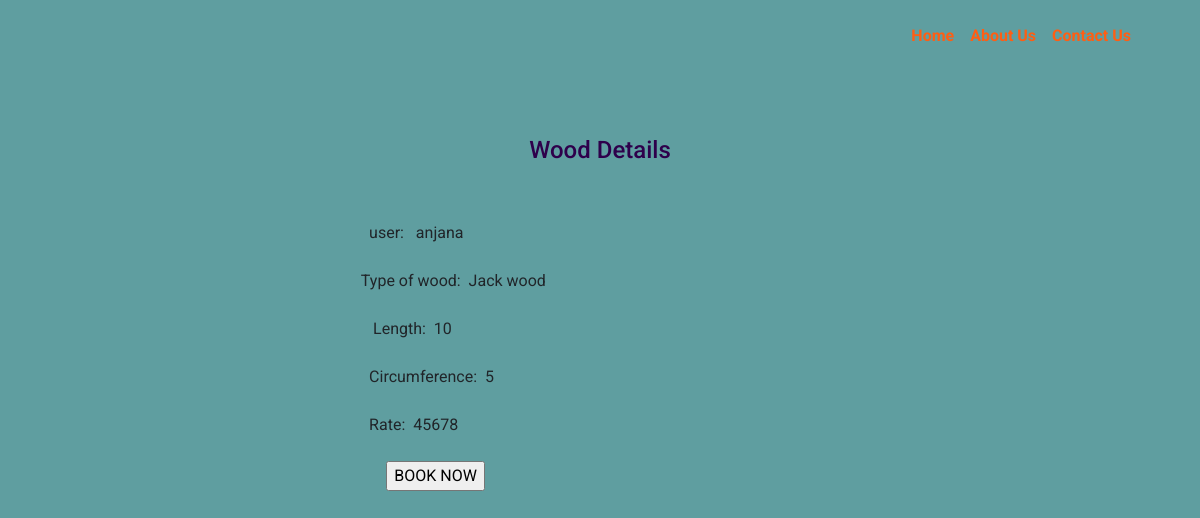
The app's page /millfun/13 with its own data.
### login/models.py (models this page shows)
class usell(models.Model):
    mill=models.CharField(max_length=100)
    mname=models.CharField(max_length=100)
    user=models.CharField(max_length=100)
    umail=models.CharField(max_length=100)
    wood=models.CharField(max_length=100)
    length=models.IntegerField()
    width=models.IntegerField()
    rate=models.IntegerField()
    status=models.CharField(max_length=100)

### login/views.py (the view)
# urls.py: path('millfun/<int:id>',views.millfun, name ="millfun"),
def millfun(request,id):
    s = usell.objects.get(id=id)
    return render(request, 'mstatus.html',{'s': s})

### templates/mstatus.html (shortened to what this page needs)
{% load static %}
<!doctype html>
<html lang="en">
<head>
    <link rel="stylesheet" href="{%static 'css/bootstrap.min.css'%} ">
    <link rel="stylesheet" href="{%static 'css/animate.css'%} ">
    <link rel="stylesheet" href="{%static 'css/owl.carousel.min.css'%}">
    <link rel="stylesheet" href="{%static 'css/themify-icons.css'%}">
    <link rel="stylesheet" href="{%static 'css/flaticon.css'%}">
    <link rel="stylesheet" href="{%static 'css/magnific-popup.css'%}">
    <link rel="stylesheet" href="{%static 'css/slick.css'%}">
    <link rel="stylesheet" href="{%static 'css/gijgo.min.css'%}">
    <link rel="stylesheet" href="{%static 'css/nice-select.css'%}">
    <link rel="stylesheet" href="{%static 'css/all.css'%}">
    <link rel="stylesheet" href="{%static 'css/style.css'%}">
</head>
<body  style="background-color: cadetblue;">
    <header class="main_menu home_menu">
        <div class="container">
            <div class="row align-items-center">
                <div class="col-lg-12">
                    <nav class="navbar navbar-expand-lg navbar-light">
                        <div class="collapse navbar-collapse main-menu-item justify-content-end"
                            id="navbarSupportedContent">
                            <ul class="navbar-nav">
                                <li class="nav-item">
                                    <a class="nav-link" href="/millhome"><b>Home</b></a>
                                </li>
                                <li class="nav-item">
                                    <a class="nav-link" href="/elements"><b>About Us</b></a>
                                </li>
                                <li class="nav-item">
                                    <a class="nav-link" href="/contact1"><b>Contact Us</b></a>
    </header>
      <br><br>&nbsp;&nbsp;&nbsp;&nbsp;&nbsp; &nbsp;&nbsp;&nbsp;&nbsp;&nbsp; &nbsp;&nbsp;
      &nbsp;&nbsp; &nbsp;&nbsp;&nbsp;<h3><center>Wood Details</center> </h3><br><br>
    &nbsp;&nbsp;&nbsp;&nbsp;&nbsp; &nbsp;&nbsp;&nbsp;&nbsp;&nbsp; &nbsp;&nbsp;
    &nbsp;&nbsp;&nbsp; &nbsp;&nbsp;&nbsp;&nbsp;&nbsp; &nbsp;&nbsp;&nbsp;&nbsp;
    &nbsp; &nbsp;&nbsp;&nbsp;&nbsp; &nbsp;&nbsp;&nbsp;&nbsp;&nbsp; &nbsp;&nbsp;&nbsp;
    &nbsp;&nbsp; &nbsp;&nbsp;&nbsp;&nbsp;&nbsp;&nbsp;&nbsp;&nbsp;&nbsp;&nbsp;&nbsp;
    &nbsp;&nbsp; &nbsp;&nbsp;&nbsp;&nbsp;&nbsp; &nbsp;&nbsp;&nbsp;&nbsp;&nbsp;
    &nbsp;&nbsp;&nbsp;&nbsp;&nbsp;&nbsp;&nbsp; &nbsp;&nbsp;&nbsp;&nbsp;&nbsp; &nbsp;
   user:&nbsp;&nbsp;&nbsp;{{s.user}}
    <br><br>
    &nbsp;&nbsp;&nbsp;
    &nbsp;&nbsp;&nbsp; &nbsp;&nbsp;&nbsp;
    &nbsp;&nbsp; &nbsp;&nbsp;&nbsp;&nbsp;&nbsp;&nbsp;
    &nbsp;&nbsp;&nbsp;&nbsp;&nbsp;
    &nbsp;&nbsp; &nbsp;&nbsp;&nbsp;&nbsp;&nbsp; &nbsp;&nbsp;&nbsp;&nbsp;&nbsp;
    &nbsp;&nbsp;&nbsp;&nbsp;&nbsp;&nbsp;&nbsp; &nbsp;&nbsp;&nbsp;&nbsp;&nbsp; &nbsp;&nbsp;&nbsp;&nbsp;
    &nbsp;&nbsp; &nbsp;&nbsp;&nbsp;&nbsp;&nbsp; &nbsp;&nbsp;&nbsp;&nbsp;&nbsp;
    &nbsp;&nbsp;&nbsp;&nbsp;&nbsp;&nbsp;&nbsp; &nbsp;&nbsp;&nbsp;&nbsp;&nbsp;
    Type of wood:&nbsp;&nbsp;{{s.wood}}<br><br>
    &nbsp;&nbsp;&nbsp;&nbsp;&nbsp;&nbsp;&nbsp;&nbsp;&nbsp;&nbsp; &nbsp;&nbsp;&nbsp;
    &nbsp;&nbsp; &nbsp;&nbsp;
    &nbsp;&nbsp;&nbsp; &nbsp;&nbsp;&nbsp;&nbsp;&nbsp; &nbsp;&nbsp;&nbsp;&nbsp;
    &nbsp; &nbsp;&nbsp;&nbsp;&nbsp;&nbsp; &nbsp;&nbsp;&nbsp;
    &nbsp;&nbsp; &nbsp;&nbsp;&nbsp;&nbsp;&nbsp;&nbsp;&nbsp;&nbsp; &nbsp;&nbsp;&nbsp;&nbsp;&nbsp; &nbsp;&nbsp;&nbsp;&nbsp;
    &nbsp; &nbsp;&nbsp;&nbsp;&nbsp;&nbsp; &nbsp;&nbsp;&nbsp;
    &nbsp;&nbsp; &nbsp;&nbsp; &nbsp;&nbsp;&nbsp;&nbsp;&nbsp;Length:&nbsp;&nbsp;{{s.length}}<br><br>
    &nbsp;&nbsp;&nbsp;&nbsp;&nbsp; &nbsp;&nbsp;&nbsp;&nbsp;&nbsp;&nbsp;&nbsp;&nbsp;&nbsp;&nbsp; &nbsp;&nbsp;&nbsp;
    &nbsp;&nbsp; &nbsp;&nbsp;
    &nbsp;&nbsp;&nbsp; &nbsp;&nbsp;&nbsp;&nbsp;&nbsp; &nbsp;&nbsp;&nbsp;&nbsp;
    &nbsp; &nbsp;&nbsp;&nbsp;&nbsp;&nbsp; &nbsp;&nbsp;&nbsp;
    &nbsp;&nbsp; &nbsp;&nbsp;&nbsp;&nbsp; &nbsp;&nbsp;&nbsp;&nbsp;&nbsp; &nbsp;&nbsp;&nbsp;&nbsp;
    &nbsp; &nbsp;&nbsp;&nbsp;&nbsp;&nbsp; &nbsp;&nbsp;&nbsp;
    &nbsp;&nbsp; &nbsp;&nbsp;&nbsp;
    &nbsp;Circumference:&nbsp;&nbsp;{{s.width}}<br><br>
    &nbsp;&nbsp;&nbsp;&nbsp;&nbsp; &nbsp;&nbsp;&nbsp;&nbsp;&nbsp;
    &nbsp;&nbsp; &nbsp;&nbsp;
    &nbsp;&nbsp;&nbsp; &nbsp;&nbsp;&nbsp;&nbsp;&nbsp; &nbsp;&nbsp;&nbsp;&nbsp;
    &nbsp; &nbsp;&nbsp;&nbsp;&nbsp;&nbsp; &nbsp;&nbsp;&nbsp;
    &nbsp;&nbsp; &nbsp;&nbsp;&nbsp;&nbsp; &nbsp;&nbsp;&nbsp;&nbsp;&nbsp; &nbsp;&nbsp;&nbsp;&nbsp;
    &nbsp; &nbsp;&nbsp;&nbsp;&nbsp;&nbsp; &nbsp;&nbsp;&nbsp;
    &nbsp;&nbsp;&nbsp;&nbsp;&nbsp; &nbsp;&nbsp;&nbsp;&nbsp;
    &nbsp;&nbsp; &nbsp;&nbsp;&nbsp;Rate:&nbsp;&nbsp;{{s.rate}}<br><br>
    <form method="POST" action="/mstatus/{{s.id}}">
        <div class="container">
            &nbsp;&nbsp; &nbsp;&nbsp; <input type="submit" value="BOOK NOW"  >
    </form>
</body>
</html>

### records on screen
usell: user "anjana", wood "Jack wood", length "10", width "5", rate "45678"
